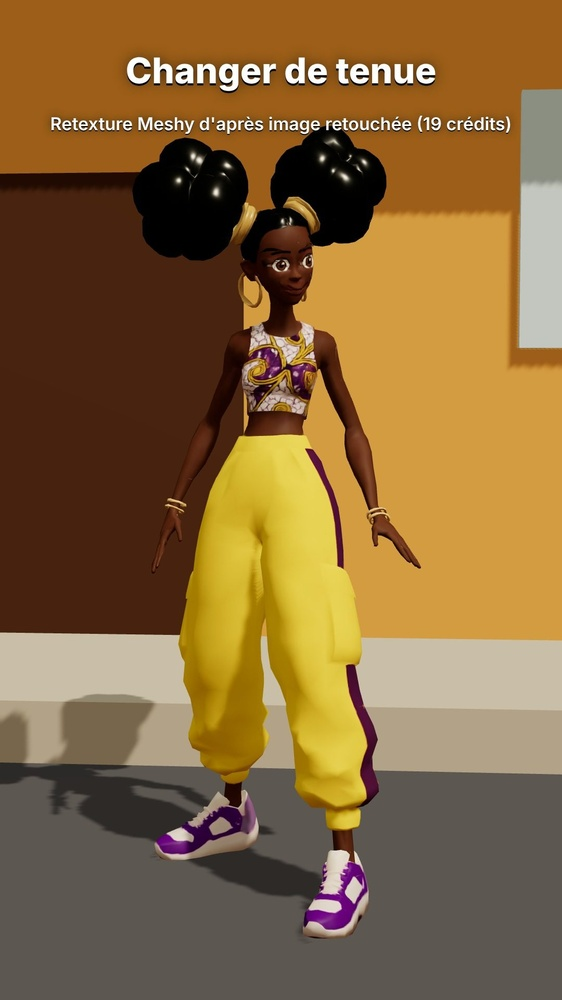
#> input picture essais/persos-3d/v3/tenue-retexture-image.jpg, 562 x 1000 px, shrunk from 1080 x 1920 before the run
$ python popcheck.py ../../persos-3d/v3/tenue-retexture-image.jpg ../../persos-3d/v3/accessoires.jpg
#> lines starting #> are read from the running program, lines starting #| are printed output that depends on the picture
# popcheck.py a.jpg b.jpg x0 y0 x1 y1: mean absolute difference of two frames inside a box (0..255).
import sys
from PIL import Image, ImageChops, ImageStat
a, b = Image.open(sys.argv[1]).convert('L'), Image.open(sys.argv[2]).convert('L')
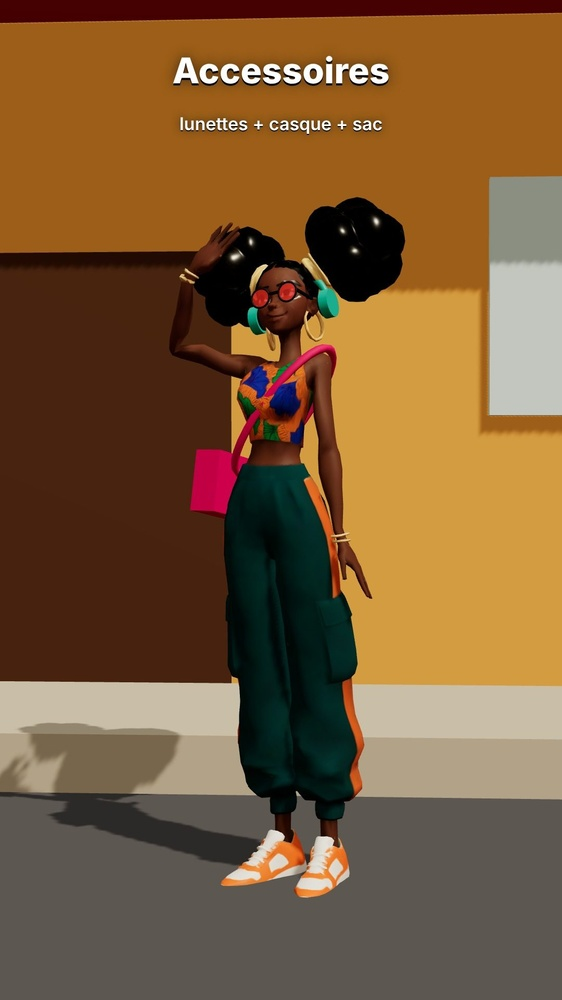
#> input picture essais/persos-3d/v3/accessoires.jpg, 562 x 1000 px, shrunk from 1080 x 1920 before the run
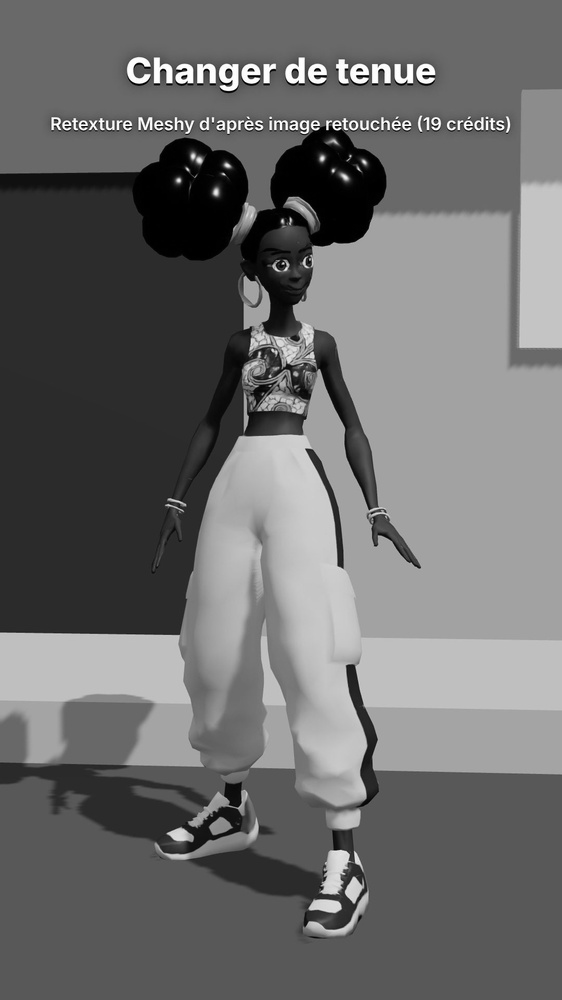
#> a: PIL image 562x1000 L; min 0, max 255, mean 107.5
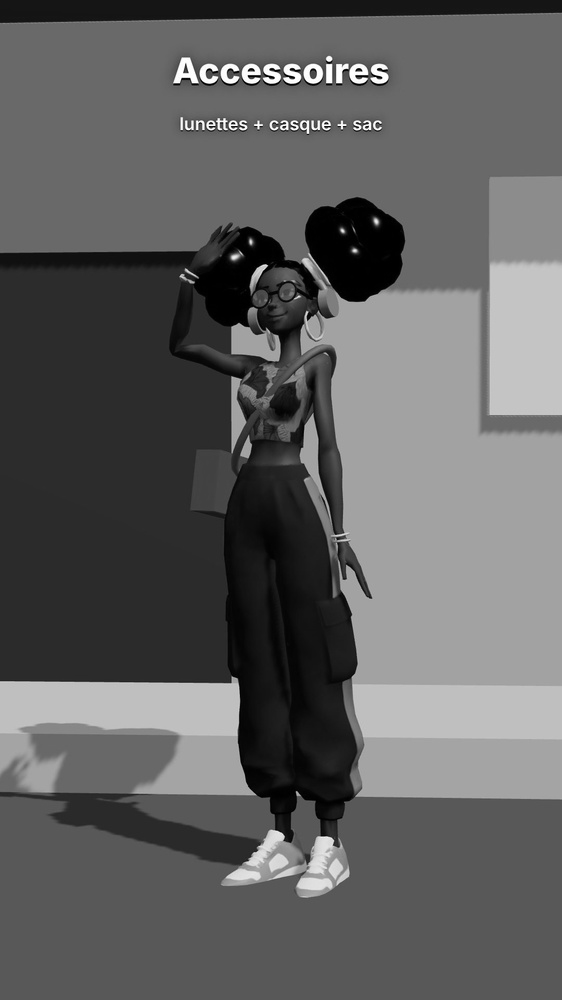
#> b: PIL image 562x1000 L; min 0, max 255, mean 96.3
box = tuple(int(v) for v in sys.argv[3:7])
#> (the run stopped early here; a loop or call above may not have finished)
